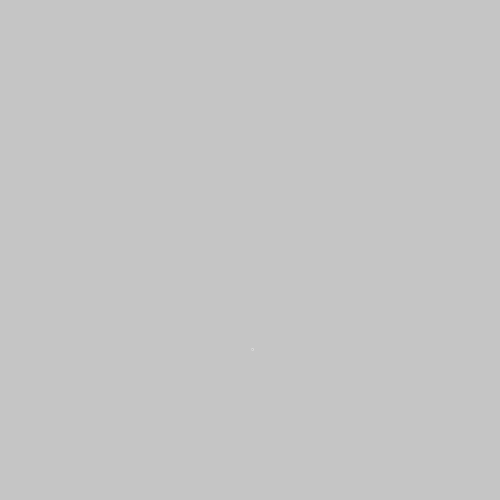
Frame 1 (no input)
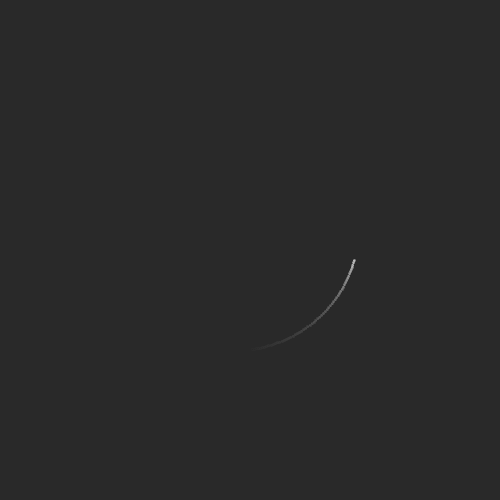
Frame 60 (the mouse pressed at the canvas centre just before this capture)
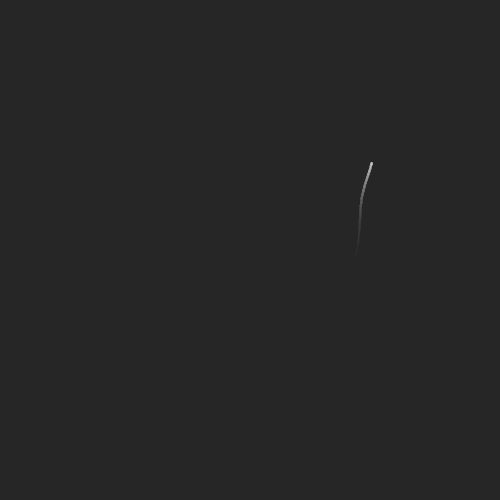
Frame 120 (the mouse held since frame 60 and released just before this capture)

The Processing sketch that drew these frames (run headless with seeded random() and noise(); from frame 60 on, the mouse is pressed at the canvas centre):

// Processing sketch: SpinningTop_HYPE
// ── SpinningTop_HYPE.pde
/*
 * Creative Coding
 * Week 3, 04 - spinning top: curved motion with sin() and cos()
 * by Indae Hwang and Jon McCormack
 * Copyright (c) 2014 Monash University
 *
 * This sketch is the first cut at translating the motion of a spinning top
 * to trace a drawing path. This sketch traces a path using sin() and cos()
 *
 */

float x, y;      // current drawing position
float dx, dy;    // change in position at each frame
float rad;       // radius for the moving hand

void setup() {
  size(500, 500);

  // initial position in the centre of the screen
  x = width/2;
  y = height/2;

  // dx and dy are the small change in position each frame
  dx = random(-1, 1);
  dy = random(-1, 1);
}


void draw() {
  fill(#202020, 10);
  noStroke();
  rect(0, 0, width, height);
  rad = radians(frameCount);

  // calculate new position
  x += dx;
  y += dy;

  float max = 1;
  float min = 0.5;

  //When the shape hits the edge of the window, it reverses its direction and changes velocity
  if (x > width-100 || x < 100) {
    dx = dx > 0 ? -random(min, max) : random(min, max);
  }

  if (y > height-100 || y < 100) {
    dy = dy > 0 ? -random(min, max) : random(min, max);
  }

  float bx = x + 100 * sin(rad);
  float by = y + 100 * cos(rad);

  fill(180);

  float radius = 100 * sin(rad*0.1);
  float handX = bx + radius * sin(rad*3);
  float handY = by + radius * cos(rad*3);

  stroke(255, 100);
  // line(bx, by, handX, handY);
  ellipse(handX, handY, 2, 2);
}
